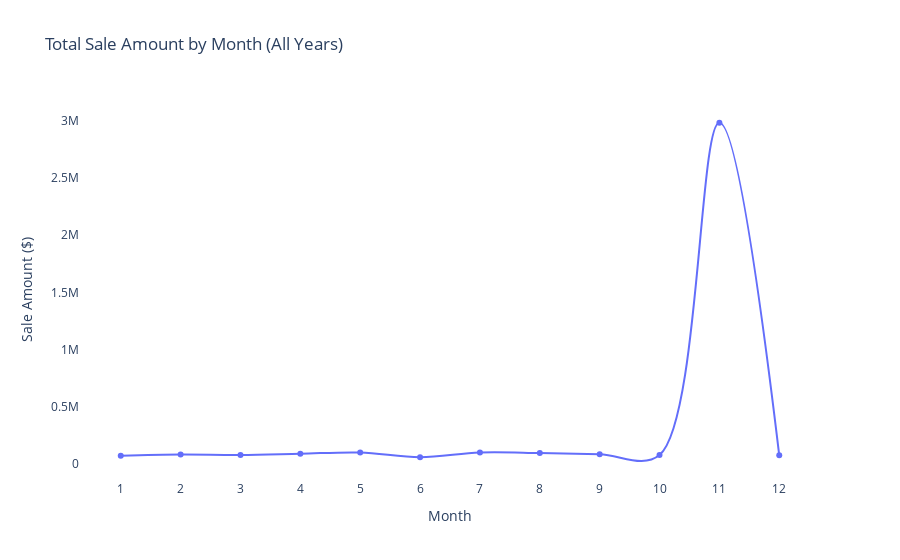

Notebook code for this chart:
### Code cell
# Group by month
monthly_sales = df.groupby('Month')['Sale_Amount($)'].sum().reset_index()

fig_month = px.line(monthly_sales, x='Month', y='Sale_Amount($)', markers=True,
                    title='Total Sale Amount by Month (All Years)', 
                    line_shape='spline')

fig_month.update_layout(xaxis_title='Month', yaxis_title='Sale Amount ($)',
                        xaxis=dict(tickmode='linear', tick0=1, dtick=1),
                        plot_bgcolor='white')
fig_month.show()

### Figure 1 — Plotly figure (JSON) as saved in the notebook; plotly's stock layout.template omitted (floating-point values rounded to 4 significant figures)
{"data": [{"hovertemplate": "Month=%{x}<br>Sale_Amount($)=%{y}<extra></extra>", "legendgroup": "", "line": {"color": "#636efa", "dash": "solid", "shape": "spline"}, "marker": {"symbol": "circle"}, "mode": "lines+markers", "name": "", "orientation": "v", "showlegend": false, "type": "scatter", "x": [1, 2, 3, 4, 5, 6, 7, 8, 9, 10, 11, 12], "xaxis": "x", "y": [72010.0, 82080.0, 78500.0, 89420.0, 100300.0, 58810.0, 100600.0, 95710.0, 84530.0, 77990.0, 2982000.0, 75380.0], "yaxis": "y"}], "layout": {"legend": {"tracegroupgap": 0}, "plot_bgcolor": "white", "title": {"text": "Total Sale Amount by Month (All Years)"}, "xaxis": {"anchor": "y", "domain": [0, 1], "dtick": 1, "tick0": 1, "tickmode": "linear", "title": {"text": "Month"}}, "yaxis": {"anchor": "x", "domain": [0, 1], "title": {"text": "Sale Amount ($)"}}}}
